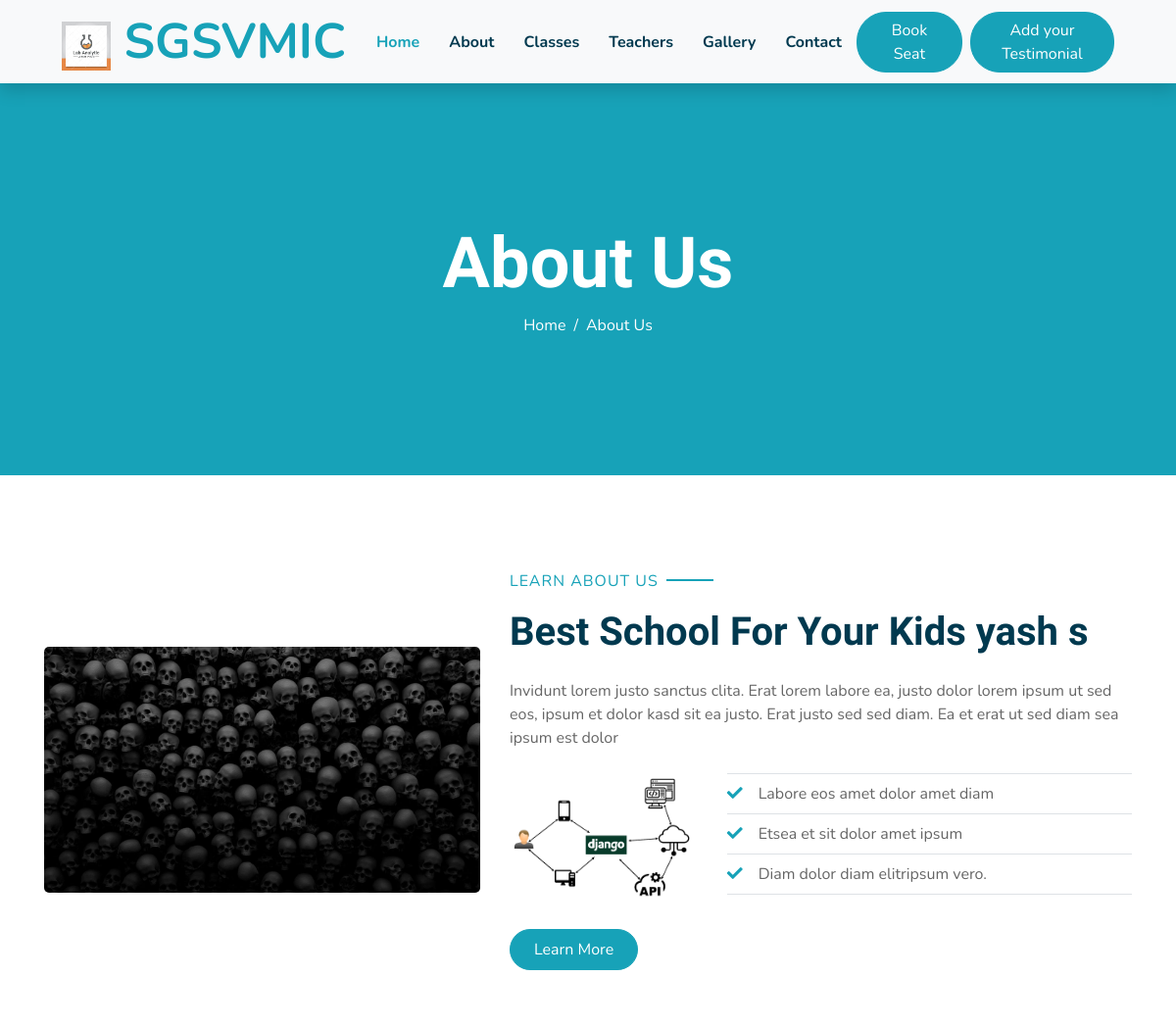
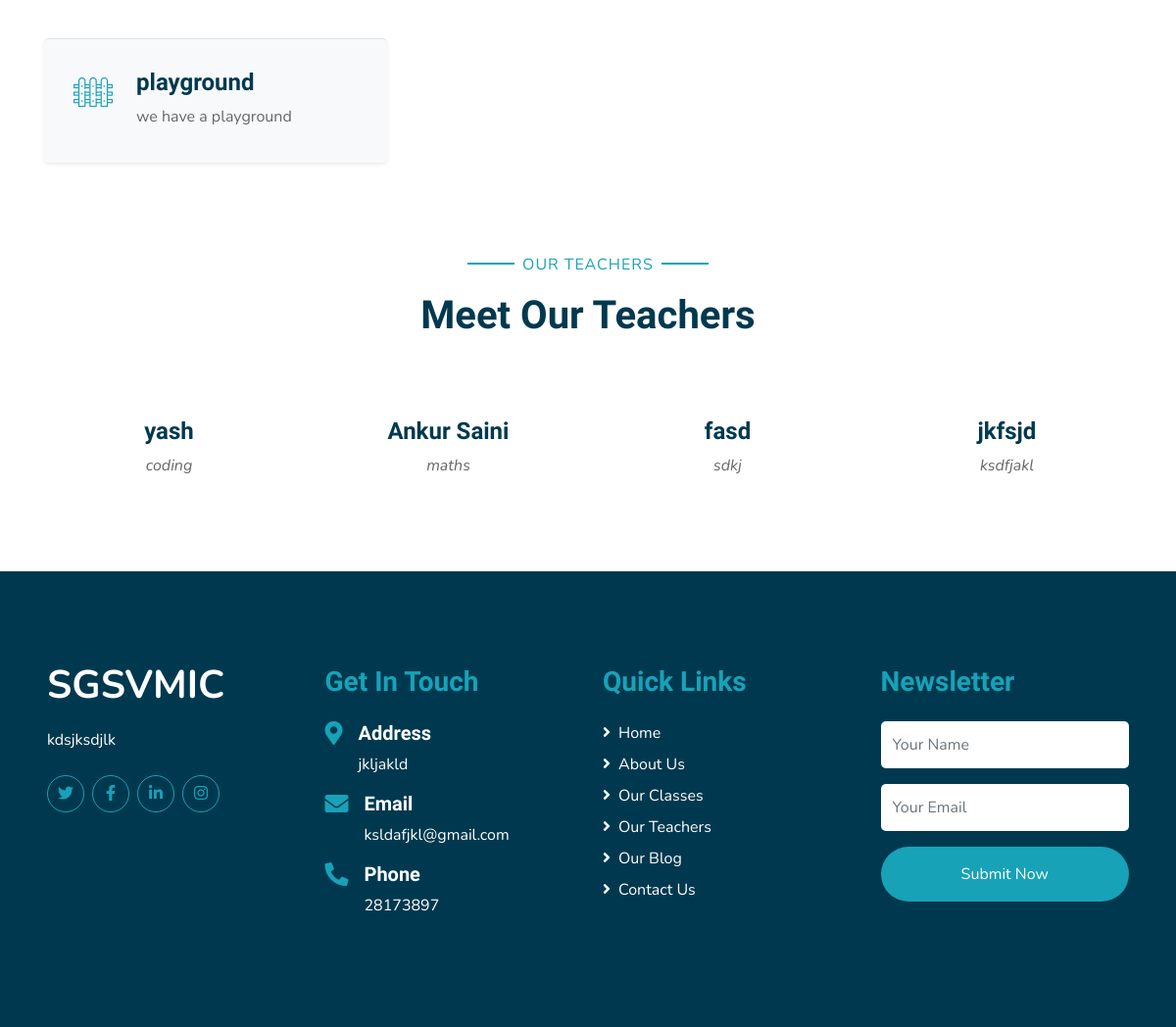
/about, run on the app's committed database (2 pictures, top to bottom).
### home/models.py (models this page shows)
class MainHeading(models.Model):
    title = models.CharField(max_length=32, blank=False, null=False)
    about = models.TextField(max_length=300, blank=False, null=False)
    images = models.ImageField(upload_to='img/upload')
    school_logo = models.ImageField(upload_to='img/upload')

class About_school(models.Model):
    title = models.CharField(max_length=32, blank=False, null=False)
    about_detail = models.TextField(max_length=320, blank=False, null=False)
    about_img1 = models.ImageField(upload_to='img/upload')
    about_img2 = models.ImageField(upload_to='img/upload')
    points_1 = models.CharField(max_length=32, blank=True, null=True)
    points_2 = models.CharField(max_length=32, blank=True, null=True)
    points_3 = models.CharField(max_length=32, blank=True, null=True)

class Facilities(models.Model):
    Facilities_title = models.CharField(max_length=32, blank=False, null=False)
    Facilities_description = models.TextField(max_length=300, blank=False, null=False)
    Facilities_icon = models.CharField(max_length=32, blank=True, null=True)

class Teachers(models.Model):
    name = models.CharField(max_length=60, blank=False, null=False)
    teaching_subject = models.CharField(max_length=60, blank=False, null=False)
    Social_media_id = models.URLField(blank=True)
    img = models.ImageField()
    Experience = models.IntegerField(blank=True)

class school_basic_detail(models.Model):
    about_school = models.TextField(max_length=500, blank=False, null=False)
    contact_description = models.TextField(max_length=500, blank=False, null=False)
    opening_Hours = models.TextField(max_length=500, blank=False, null=False)
    address = models.CharField(max_length=60, blank=False, null=False)
    email = models.EmailField(blank=True)
    phone = models.CharField(max_length=12, blank=False, null=False)
    Facebook = models.URLField(blank=True)
    instagram = models.URLField(blank=True)
    twitter = models.URLField(blank=True)
    linkedin = models.URLField(blank=True)

### home/views.py (the view)
# urls.py: path('about', about_page),
def about_page(request):
    return render(request, 'html/pages/about.html', all_data())

### home/views.py (called while the page is built)
def all_data():
    media_url = settings.MEDIA_URL
    teachers = Teachers.objects.all()
    f = Facilities.objects.all()
    tes = testimonial.objects.all()
    c = classes.objects.all()
    b = blog.objects.all()
    de = school_basic_detail.objects.all()
    about = About_school.objects.all()
    main_heading = MainHeading.objects.all()
    img = images.objects.all()
    school_logo = main_heading[:1:-1][0].school_logo
    data = {'school_name': 'SGSVMIC',
            'teachers': teachers[:4],
            'Facilities': f[:6],
            'classes': c[:3],
            'blog': b[:3:-1],
            'school_detail': de[:1:-1],
            'about': about[:1:-1],
            'main_heading': main_heading[:1:-1],
            'images': img,
            'school_logo': school_logo,
            'media_url': media_url,
            'testimonial': tes[:10:-1]}
    return data

### templates/html/pages/about.html
{% extends 'html/index.html' %}
{% block content %}
<div class="container-fluid bg-primary mb-5">
        <div class="d-flex flex-column align-items-center justify-content-center" style="min-height: 400px">
            <h3 class="display-3 font-weight-bold text-white">About Us</h3>
            <div class="d-inline-flex text-white">
                <p class="m-0"><a class="text-white" href="">Home</a></p>
                <p class="m-0 px-2">/</p>
                <p class="m-0">About Us</p>
            </div>
        </div>
    </div>
{% include "html/component/About.html" %}
{% include "html/component/facilities.html" %}
{% include "html/component/team.html" %}
{% endblock %}

### templates/html/navbar_futtor/navbar.html (shortened to what this page needs)
{% load static %}
<div class="container-fluid bg-light position-relative shadow">
        <nav class="navbar navbar-expand-lg bg-light navbar-light py-3 py-lg-0 px-0 px-lg-5">
            <a href="/" class="navbar-brand font-weight-bold text-secondary" style="font-size: 50px;">
                <img  src="{% static school_logo %}" style="width:50px;height:50px;"></img>
                <span class="text-primary">{{school_name}}</span>
            </a>
            <div class="collapse navbar-collapse justify-content-between" id="navbarCollapse">
                <div class="navbar-nav font-weight-bold mx-auto py-0">
                    <a href="/" class="nav-item nav-link active">Home</a>
                    <a href="/about" class="nav-item nav-link">About</a>
                    <a href="/classes" class="nav-item nav-link">Classes</a>
                    <a href="/Teachers" class="nav-item nav-link">Teachers</a>
                    <a href="/gallery" class="nav-item nav-link">Gallery</a>
                    <a href="/contact" class="nav-item nav-link">Contact</a>
                </div>
                <a href="#Book_A_Seat" class="btn btn-primary px-4">Book Seat</a>
<button type="button" class="btn btn-primary ml-2" data-bs-toggle="modal" data-bs-target="#exampleModal">
  Add your Testimonial
</button>
        </nav>
    </div>

### templates/html/component/About.html
{% load static %}
<div class="container-fluid py-5">
        <div class="container">
            {% for i in about%}
            <div class="row align-items-center">
                <div class="col-lg-5">
                    <img class="img-fluid rounded mb-5 mb-lg-0" src="{% static i.about_img1 %}" alt="">
                </div>
                <div class="col-lg-7">
                    <p class="section-title pr-5"><span class="pr-2">Learn About Us</span></p>
                    <h1 class="mb-4">{{i.title}}</h1>
                    <p>{{i.about_detail}}</p>
                    <div class="row pt-2 pb-4">
                        <div class="col-6 col-md-4">
                            <img class="img-fluid rounded" src="{% static i.about_img2 %}" alt="">
                        </div>
                        <div class="col-6 col-md-8">
                            <ul class="list-inline m-0">
                                {% if i.points_1 %}
                                <li class="py-2 border-top border-bottom"><i class="fa fa-check text-primary mr-3"></i>{{i.points_1}}</li>
                                {% endif %}
                                {% if i.points_2 %}
                                <li class="py-2 border-bottom"><i class="fa fa-check text-primary mr-3"></i>{{i.points_2}}</li>
                                {% endif %}
                                {% if i.points_3 %}
                                <li class="py-2 border-bottom"><i class="fa fa-check text-primary mr-3"></i>{{i.points_3}}</li>
                            {% endif %}
                            </ul>
                        </div>
                    </div>
                    <a href="" class="btn btn-primary mt-2 py-2 px-4">Learn More</a>
                </div>
            </div>
            {% endfor %}
        </div>
    </div>

### templates/html/component/facilities.html
 <div class="container-fluid pt-5">
        <div class="container pb-3">
            <div class="row">
                {% for i in Facilities%}
                <div class="col-lg-4 col-md-6 pb-1">
                    <div class="d-flex bg-light shadow-sm border-top rounded mb-4" style="padding: 30px;">
                        <i class="flaticon-050-{{i.Facilities_icon}} h1 font-weight-normal text-primary mb-3"></i>
                        <div class="pl-4">
                            <h4>{{i.Facilities_title}}</h4>
                            <p class="m-0">{{i.Facilities_description}}</p>
                        </div>
                    </div>
                </div>
                {% endfor %}
            </div>
        </div>
    </div>

### templates/html/component/team.html (shortened to what this page needs)
{% load static %}
<div class="container-fluid pt-5">
        <div class="container">
            <div class="text-center pb-2">
                <p class="section-title px-5"><span class="px-2">Our Teachers</span></p>
                <h1 class="mb-4">Meet Our Teachers</h1>
            </div>
            <div class="row">
                {% for i in teachers %}
                <div class="col-md-6 col-lg-3 text-center team mb-5">
                    <div class="position-relative overflow-hidden mb-4" style="border-radius: 100%;">
                    </div>
                    <h4>{{i.name}}</h4>
                    <i>{{i.teaching_subject}}</i>
                </div>
                {% endfor %}
                </div>
            </div>
        </div>

### templates/html/navbar_futtor/footer.html
 <div class="container-fluid bg-secondary text-white mt-5 py-5 px-sm-3 px-md-5">
     {% for i in school_detail%}
     <div class="row pt-5">
            <div class="col-lg-3 col-md-6 mb-5">
                <a href="" class="navbar-brand font-weight-bold text-primary m-0 mb-4 p-0" style="font-size: 40px; line-height: 40px;">
                    <span class="text-white">{{school_name}}</span>
                </a>
                <p>{{i.about_school}}</p>
                <div class="d-flex justify-content-start mt-4">
                    <a class="btn btn-outline-primary rounded-circle text-center mr-2 px-0"
                        style="width: 38px; height: 38px;" href="{{i.twitter}}"><i class="fab fa-twitter"></i></a>
                    <a class="btn btn-outline-primary rounded-circle text-center mr-2 px-0"
                        style="width: 38px; height: 38px;" href="{{i.Facebook}}"><i class="fab fa-facebook-f"></i></a>
                    <a class="btn btn-outline-primary rounded-circle text-center mr-2 px-0"
                        style="width: 38px; height: 38px;" href="{{i.linkedin}}"><i class="fab fa-linkedin-in"></i></a>
                    <a class="btn btn-outline-primary rounded-circle text-center mr-2 px-0"
                        style="width: 38px; height: 38px;" href="{{i.instagram}}"><i class="fab fa-instagram"></i></a>
                </div>
            </div>
            <div class="col-lg-3 col-md-6 mb-5">
                <h3 class="text-primary mb-4">Get In Touch</h3>
                <div class="d-flex">
                    <h4 class="fa fa-map-marker-alt text-primary"></h4>
                    <div class="pl-3">
                        <h5 class="text-white">Address</h5>
                        <p>{{i.address}}</p>
                    </div>
                </div>
                <div class="d-flex">
                    <h4 class="fa fa-envelope text-primary"></h4>
                    <div class="pl-3">
                        <h5 class="text-white">Email</h5>
                        <p>{{i.email}}</p>
                    </div>
                </div>
                <div class="d-flex">
                    <h4 class="fa fa-phone-alt text-primary"></h4>
                    <div class="pl-3">
                        <h5 class="text-white">Phone</h5>
                        <p>{{i.phone}}</p>
                    </div>
                </div>
            </div>
            <div class="col-lg-3 col-md-6 mb-5">
                <h3 class="text-primary mb-4">Quick Links</h3>
                <div class="d-flex flex-column justify-content-start">
                    <a class="text-white mb-2" href="#"><i class="fa fa-angle-right mr-2"></i>Home</a>
                    <a class="text-white mb-2" href="#"><i class="fa fa-angle-right mr-2"></i>About Us</a>
                    <a class="text-white mb-2" href="#"><i class="fa fa-angle-right mr-2"></i>Our Classes</a>
                    <a class="text-white mb-2" href="#"><i class="fa fa-angle-right mr-2"></i>Our Teachers</a>
                    <a class="text-white mb-2" href="#"><i class="fa fa-angle-right mr-2"></i>Our Blog</a>
                    <a class="text-white" href="#"><i class="fa fa-angle-right mr-2"></i>Contact Us</a>
                </div>
            </div>
            <div class="col-lg-3 col-md-6 mb-5">
                <h3 class="text-primary mb-4">Newsletter</h3>
                <form action="">
                    <div class="form-group">
                        <input type="text" class="form-control border-0 py-4" placeholder="Your Name" required="required" />
                    </div>
                    <div class="form-group">
                        <input type="email" class="form-control border-0 py-4" placeholder="Your Email"
                            required="required" />
                    </div>
                    <div>
                        <button class="btn btn-primary btn-block border-0 py-3" type="submit">Submit Now</button>
                    </div>
                </form>
            </div>
        </div>
{%endfor %}
    </div>

### data on the page
MainHeading: school_logo (picture)
About_school: about_img1 (picture), title "Best School For Your Kids yash s", about_detail "Invidunt lorem justo sanctus clita. Erat lorem labore ea, justo dolor lorem ipsum ut sed eos, ipsum et dolor kasd sit ea justo. Erat justo sed sed diam. Ea et erat ut sed diam sea ipsum est dolor", about_img2 (picture), points_1 "Labore eos amet dolor amet diam", points_2 "Etsea et sit dolor amet ipsum", points_3 "Diam dolor diam elitripsum vero."
Facilities: Facilities_title "playground", Facilities_description "we have a playground"
Teachers: name "yash", teaching_subject "coding"
Teachers: name "Ankur Saini", teaching_subject "maths"
Teachers: name "fasd", teaching_subject "sdkj"
Teachers: name "jkfsjd", teaching_subject "ksdfjakl"
school_basic_detail: school_name "SGSVMIC", about_school "kdsjksdjlk", address "jkljakld", email "ksldafjkl@gmail.com", phone "28173897"

### other printed values
{{ school_name }} "SGSVMIC"
